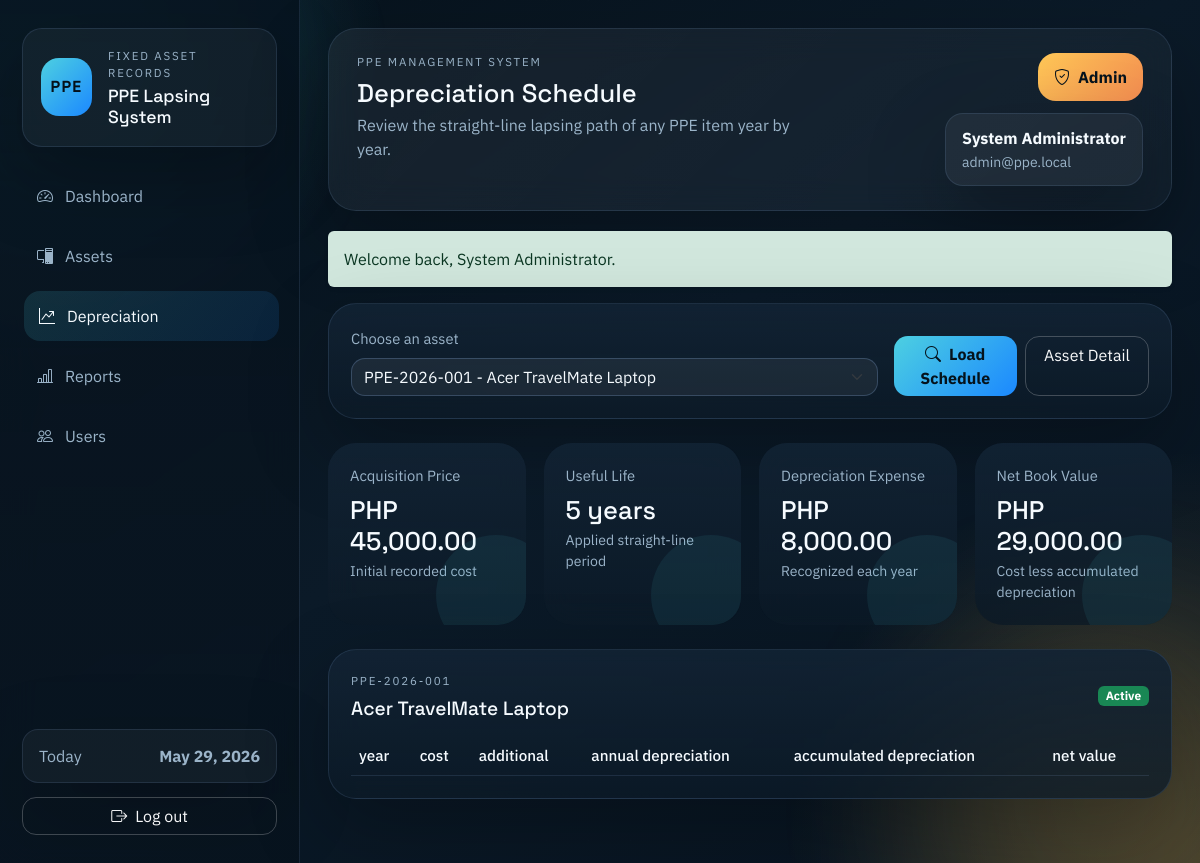
Page /modules/depreciation.php (signed in) on the committed database.
### tables this page shows
CREATE TABLE IF NOT EXISTS assets (
    asset_id INT AUTO_INCREMENT PRIMARY KEY,
    asset_code VARCHAR(50) NOT NULL UNIQUE,
    asset_name VARCHAR(150) NOT NULL,
    category_id INT NULL,
    department_id INT NULL,
    acquisition_date DATE NOT NULL,
    acquisition_cost DECIMAL(15,2) NOT NULL,
    salvage_value DECIMAL(15,2) DEFAULT 0,
    useful_life INT NOT NULL,
    depreciation_method VARCHAR(50) DEFAULT 'Straight-line',
    location VARCHAR(150) DEFAULT NULL,
    status ENUM('Active', 'Disposed', 'Fully Depreciated') DEFAULT 'Active',
    remarks TEXT DEFAULT NULL,
    created_at TIMESTAMP DEFAULT CURRENT_TIMESTAMP,
    INDEX idx_assets_status (status),
    INDEX idx_assets_category (category_id),
    INDEX idx_assets_department (department_id),
    CONSTRAINT fk_assets_category
        FOREIGN KEY (category_id) REFERENCES categories(category_id),
    CONSTRAINT fk_assets_department
        FOREIGN KEY (department_id) REFERENCES departments(department_id)
);

### functions/depreciation_function.php (called while the page is built, shortened)
<?php
function fetch_asset_lookup(PDO $pdo): array
{
    $statement = $pdo->query('SELECT asset_id, asset_code, asset_name FROM assets ORDER BY asset_name, asset_code');
    return $statement->fetchAll() ?: [];
}
function fetch_asset_by_id(PDO $pdo, int $assetId): ?array
{
    $statement = $pdo->prepare(
        'SELECT a.*, c.category_name, d.department_name
         FROM assets a
         LEFT JOIN categories c ON c.category_id = a.category_id
         LEFT JOIN departments d ON d.department_id = a.department_id
         WHERE a.asset_id = :asset_id
         LIMIT 1'
    );
    $statement->execute(['asset_id' => $assetId]);
    $asset = $statement->fetch();
    return $asset ?: null;
}
function calculate_annual_depreciation(float $cost, float $salvageValue, int $usefulLife): float
{
    return round(($cost - $salvageValue) / $usefulLife, 2);
}
function generate_depreciation_schedule(array $asset): array
{
    $cost = (float) ($asset['acquisition_cost'] ?? 0);
    $salvageValue = (float) ($asset['salvage_value'] ?? 0);
    $usefulLife = (int) ($asset['useful_life'] ?? 0);
    $acquisitionDate = (string) ($asset['acquisition_date'] ?? '');
    $acquisitionYear = (int) date('Y', strtotime($acquisitionDate));
    $depreciationStartYear = $acquisitionYear + 1;
    $depreciableBase = max($cost - $salvageValue, 0);
    $annualDepreciation = calculate_annual_depreciation($cost, $salvageValue, $usefulLife);
    $accumulated = 0.0;
    $schedule = [
        [
            'depreciation_year' => $acquisitionYear,
            'beginning_value' => round($cost, 2),
            'depreciation_expense' => 0.0,
            'accumulated_depreciation' => 0.0,
            'ending_value' => round($cost, 2),
        ],
    ];
    for ($index = 0; $index < $usefulLife; $index++) {
        $year = $depreciationStartYear + $index;
        $beginningValue = round($cost - $accumulated, 2);
        $remainingDepreciableBase = round($depreciableBase - $accumulated, 2);
        $expense = $index === ($usefulLife - 1)
            ? max($remainingDepreciableBase, 0)
            : min($annualDepreciation, max($remainingDepreciableBase, 0));
        $accumulated = round($accumulated + $expense, 2);
        $endingValue = round(max($cost - $accumulated, $salvageValue), 2);
        $schedule[] = [
            'depreciation_year' => $year,
            'beginning_value' => $beginningValue,
            'depreciation_expense' => round($expense, 2),
            'accumulated_depreciation' => $accumulated,
            'ending_value' => $endingValue,
        ];
    }
    return $schedule;
}
function rebuild_depreciation_schedule(PDO $pdo, int $assetId): void
{
    $asset = fetch_asset_by_id($pdo, $assetId);
}
function fetch_depreciation_rows(PDO $pdo, int $assetId): array
{
    $asset = fetch_asset_by_id($pdo, $assetId);
    $statement = $pdo->prepare(
        'SELECT schedule_id, asset_id, depreciation_year, beginning_value, depreciation_expense,
                accumulated_depreciation, ending_value
         FROM depreciation_schedule
         WHERE asset_id = :asset_id
         ORDER BY depreciation_year'
    );
    $statement->execute(['asset_id' => $assetId]);
    $rows = $statement->fetchAll() ?: [];
    $generatedSchedule = generate_depreciation_schedule($asset);
    if ($rows === [] || depreciation_schedule_needs_refresh($rows, $generatedSchedule)) {
        rebuild_depreciation_schedule($pdo, $assetId);
        $statement->execute(['asset_id' => $assetId]);
        $rows = $statement->fetchAll() ?: [];
    }
    return $rows;
}
function get_asset_metrics(array $asset, ?int $year = null): array
{
    $evaluationYear = $year ?? CURRENT_YEAR;
    $cost = (float) ($asset['acquisition_cost'] ?? 0);
    $salvageValue = (float) ($asset['salvage_value'] ?? 0);
    $usefulLife = max((int) ($asset['useful_life'] ?? 0), 0);
    $annualDepreciation = calculate_annual_depreciation($cost, $salvageValue, $usefulLife);
    $schedule = generate_depreciation_schedule($asset);
    $acquisitionYear = strtotime((string) ($asset['acquisition_date'] ?? '')) !== false
        ? (int) date('Y', strtotime((string) $asset['acquisition_date']))
        : CURRENT_YEAR;
    $depreciationStartYear = $acquisitionYear + 1;
    $selectedRow = null;
    foreach ($schedule as $row) {
        if ((int) $row['depreciation_year'] <= $evaluationYear) {
            $selectedRow = $row;
        }
    }
    if ($selectedRow === null && $schedule !== [] && $evaluationYear >= (int) end($schedule)['depreciation_year']) {
        $selectedRow = end($schedule);
    }
    $elapsedYears = 0;
    if ($evaluationYear >= $depreciationStartYear && $usefulLife > 0) {
        $elapsedYears = min(($evaluationYear - $depreciationStartYear) + 1, $usefulLife);
    }
    $accumulated = $selectedRow['accumulated_depreciation'] ?? 0.0;
    $carryingAmount = $selectedRow['ending_value'] ?? $cost;
    $remainingYears = max($usefulLife - $elapsedYears, 0);
    $lifeUsedRatio = $usefulLife > 0 ? min($elapsedYears / $usefulLife, 1) : 0.0;
    $isFullyDepreciated = $usefulLife > 0 && ($carryingAmount <= ($salvageValue + 0.01) || $elapsedYears >= $usefulLife);
    $condition = 'Healthy';
    $metrics = [
        'annual_depreciation' => $annualDepreciation,
        'accumulated_depreciation' => round((float) $accumulated, 2),
        'carrying_amount' => round((float) $carryingAmount, 2),
        'remaining_years' => $remainingYears,
        'elapsed_years' => $elapsedYears,
        'life_used_ratio' => round($lifeUsedRatio, 4),
        'is_fully_depreciated' => $isFullyDepreciated,
        'condition' => $condition,
        'schedule_rows' => $schedule,
        'schedule_year_start' => $schedule[0]['depreciation_year'] ?? $depreciationStartYear,
        'schedule_year_end' => $schedule !== [] ? end($schedule)['depreciation_year'] : $depreciationStartYear,
    ];
    $metrics['anomalies'] = detect_asset_anomalies($asset, $metrics);
    $metrics['anomaly_count'] = count($metrics['anomalies']);
    return $metrics;
}
function detect_asset_anomalies(array $asset, array $metrics): array
{
    $anomalies = [];
    $cost = (float) ($asset['acquisition_cost'] ?? 0);
    $salvageValue = (float) ($asset['salvage_value'] ?? 0);
    return $anomalies;
}

### modules/depreciation.php (the view, shortened to what this page needs)
<?php
$pdo = db();
$assetLookup = fetch_asset_lookup($pdo);
$selectedAssetId = (int) request_value('asset_id', $assetLookup[0]['asset_id'] ?? 0);
$selectedAsset = $selectedAssetId > 0 ? fetch_asset_by_id($pdo, $selectedAssetId) : null;
$schedule = $selectedAsset ? fetch_depreciation_rows($pdo, $selectedAssetId) : [];
$metrics = $selectedAsset ? get_asset_metrics($selectedAsset) : null;
require_once APP_ROOT . '/includes/header.php';
?>
<?php if ($assetLookup === []): ?>
    <section class="shell-card">
        <div class="empty-state">
            No assets are available yet. Add a PPE record first to generate a depreciation schedule.
        </div>
    </section>
<?php else: ?>
    <section class="shell-card mb-4">
        <form method="get" class="row g-3 align-items-end">
            <div class="col-lg-8">
                <label class="form-label" for="asset_id">Choose an asset</label>
                <select class="form-select" id="asset_id" name="asset_id">
                    <?php foreach ($assetLookup as $assetOption): ?>
                        <option value="<?= e((string) $assetOption['asset_id']) ?>" <?= selected_if($selectedAssetId, $assetOption['asset_id']) ?>>
                            <?= e($assetOption['asset_code'] . ' - ' . $assetOption['asset_name']) ?>
                        </option>
                    <?php endforeach; ?>
                </select>
            </div>
            <div class="col-lg-4 d-flex gap-2">
                <button class="btn btn-primary w-100" type="submit"><i class="bi bi-search me-2"></i>Load Schedule</button>
                <?php if ($selectedAsset): ?>
                    <a class="btn btn-outline-light w-100" href="<?= e(base_url('modules/view_asset.php?asset_id=' . $selectedAssetId)) ?>">Asset Detail</a>
                <?php endif; ?>
            </div>
        </form>
    </section>
    <?php if ($selectedAsset && $metrics): ?>
        <div class="metric-grid mb-4">
            <section class="metric-card">
                <p class="metric-label mb-2">Acquisition Price</p>
                <h2 class="metric-value mb-1"><?= e(money((float) $selectedAsset['acquisition_cost'])) ?></h2>
                <p class="metric-meta mb-0">Initial recorded cost</p>
            </section>
            <section class="metric-card">
                <p class="metric-label mb-2">Useful Life</p>
                <h2 class="metric-value mb-1"><?= e((string) $selectedAsset['useful_life']) ?> years</h2>
                <p class="metric-meta mb-0">Applied straight-line period</p>
            </section>
            <section class="metric-card">
                <p class="metric-label mb-2">Depreciation Expense</p>
                <h2 class="metric-value mb-1"><?= e(money($metrics['annual_depreciation'])) ?></h2>
                <p class="metric-meta mb-0">Recognized each year</p>
            </section>
            <section class="metric-card">
                <p class="metric-label mb-2">Net Book Value</p>
                <h2 class="metric-value mb-1"><?= e(money($metrics['carrying_amount'])) ?></h2>
                <p class="metric-meta mb-0">Cost less accumulated depreciation</p>
            </section>
        </div>
        <section class="shell-card">
            <div class="d-flex justify-content-between align-items-center mb-3">
                <div>
                    <p class="eyebrow mb-2"><?= e($selectedAsset['asset_code']) ?></p>
                    <h2 class="section-title mb-0"><?= e($selectedAsset['asset_name']) ?></h2>
                </div>
                <span class="badge <?= e(status_badge_class((string) $selectedAsset['status'])) ?>"><?= e($selectedAsset['status']) ?></span>
            </div>
            <div class="table-wrap">
                <table class="table align-middle lapsing-table">
                    <thead>
                        <tr>
                            <th>year</th>
                            <th>cost</th>
                            <th>additional</th>
                            <th>annual depreciation</th>
                            <th>accumulated depreciation</th>
                            <th>net value</th>
                        </tr>
                    </thead>
                </table>
            </div>
        </section>
    <?php endif; ?>
<?php endif; ?>
<?php require_once APP_ROOT . '/includes/footer.php'; ?>

### assets/css/app.css (style rules this page uses)
:root { --bg-950: #07131f; --bg-900: #0d1c2b; --bg-850: rgba(13, 28, 43, 0.86); --panel-900: rgba(12, 26, 39, 0.78); --panel-800: rgba(18, 35, 52, 0.9); --line-soft: rgba(155, 197, 255, 0.12); --line-strong: rgba(155, 197, 255, 0.22); --text-main: #f6fbff; --text-soft: #9bb4c9; --accent: #4dd0e1; --accent-2: #ffc857; --danger: #ff8a80; --success: #7be495; --radius-xl: 28px; --radius-lg: 20px; --radius-md: 14px; --shadow-soft: 0 28px 80px rgba(0, 0, 0, 0.26); }
* { box-sizing: border-box; }
body { min-height: 100vh; color: var(--text-main); background: radial-gradient(circle at top left, rgba(77, 208, 225, 0.22), transparent 26%), radial-gradient(circle at bottom right, rgba(255, 200, 87, 0.18), transparent 28%), linear-gradient(145deg, #06111a 0%, #0b1a28 48%, #07131f 100%); font-family: 'IBM Plex Sans', sans-serif; position: relative; }
.dashboard-body, .auth-body { overflow-x: hidden; }
.brand-block, .topbar, .shell-card, .sidebar-note, .user-pill, .auth-card, .hero-panel { border: 1px solid var(--line-soft); box-shadow: var(--shadow-soft); }
.brand-kicker, .eyebrow { text-transform: uppercase; letter-spacing: 0.16em; font-size: 0.72rem; color: var(--text-soft); }
.brand-title, .page-title, .auth-title, .metric-value { font-family: 'Space Grotesk', sans-serif; }
.shell-card, .glass-card, .table-card, .metric-card, .auth-card, .hero-panel { background: linear-gradient(180deg, var(--panel-800), var(--panel-900)); border-radius: var(--radius-xl); backdrop-filter: blur(14px); }
.shell-card, .glass-card, .table-card { padding: 22px; }
.metric-grid, .summary-grid { display: grid; grid-template-columns: repeat(4, minmax(0, 1fr)); gap: 18px; }
.metric-card { padding: 22px; position: relative; overflow: hidden; }
.metric-card::after { content: ''; position: absolute; inset: auto -30px -30px auto; width: 120px; height: 120px; border-radius: 50%; background: rgba(77, 208, 225, 0.08); }
.metric-label { color: var(--text-soft); font-size: 0.92rem; }
.metric-value { font-size: clamp(1.6rem, 1.8vw, 2.2rem); }
.metric-meta { color: var(--text-soft); font-size: 0.88rem; }
.section-title { font-family: 'Space Grotesk', sans-serif; font-size: 1.2rem; }
.table-wrap { overflow-x: auto; }
.table { --bs-table-bg: transparent; --bs-table-color: var(--text-main); --bs-table-border-color: var(--line-soft); margin-bottom: 0; }
.table thead th { border-bottom-width: 1px; color: var(--text-soft); font-size: 0.82rem; text-transform: uppercase; letter-spacing: 0.08em; }
.lapsing-table { min-width: 760px; }
.lapsing-table thead th { color: var(--text-main); font-size: 0.95rem; font-weight: 500; text-transform: none; letter-spacing: 0; white-space: normal; }
.form-control, .form-select, .form-control:focus, .form-select:focus, .form-control[readonly] { background-color: rgba(255, 255, 255, 0.06); border-color: var(--line-strong); color: var(--text-main); border-radius: 14px; box-shadow: none; }
.form-select option, .form-select optgroup { color: #08131d; background-color: #f6fbff; }
.form-label { color: var(--text-soft); font-size: 0.92rem; }
.btn { border-radius: 14px; }
.btn-primary { background: linear-gradient(135deg, #4dd0e1, #1b88ff); border: none; color: #05131c; font-weight: 700; }
.btn-outline-light { border-color: rgba(255, 255, 255, 0.22); }

### rows in the picture
assets: acquisition_cost "PHP 45,000.00", useful_life "5", asset_code "PPE-2026-001", asset_name "Acer TravelMate Laptop", status "Active"

### other values in the picture
$item['label'] "Dashboard"
$item['label'] "Assets"
$item['label'] "Depreciation"
$item['label'] "Reports"
$item['label'] "Users"
$pageHeading "Depreciation Schedule"
$pageDescription "Review the straight-line lapsing path of any PPE item year by year."
$loggedInUser['role'] "Admin"
$loggedInUser['full_name'] "System Administrator"
$loggedInUser['email'] "admin@ppe.local"
$message['message'] "Welcome back, System Administrator."
money($metrics['annual_depreciation']) "PHP 8,000.00"
money($metrics['carrying_amount']) "PHP 29,000.00"
form field asset_id "PPE-2026-001 - Acer TravelMate Laptop"
